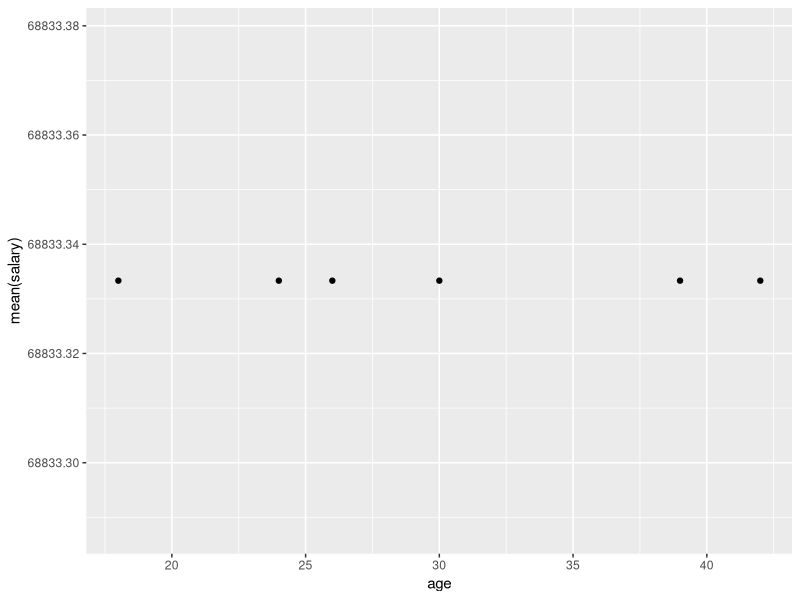

R code for this plot:

###############################################################################
######   Homework Assignment Week 8: Data transformation
######   Please make sure your name is in the filename before the .R extension
######   Write your code below each prompt below.
###############################################################################

##### STUDENT NAME: Jalen Mendoza

# Load the dplyr library
library(dplyr)
library(tidyverse)

# Run the code below to create a dataset with some sample data
dataset <- data.frame(
  name = c("Alice", "Bob", "Charlie", "David", "Emily", "Frank"),
  age = c(24, 30, 42, 18, 26, 39),
  gender = c("F", "M", "M", "M", "F", "F"),
  city = c("New York", "Los Angeles", "Chicago", "Miami", "San Francisco", "Boston"),
  salary = c(55000, 72000, 90000, 46000, 68000, 82000),
  hours_worked = c(40, 50, 60, 35, 45, 55)
)

# Using pipes first filter the dataset to only include individuals 
# who work more than 40 hours a week. Then mutate the data set to add 
# a new column called 'hourly_wage' that calculates the hourly
# wage of each individual. Then group the data set gender, and 
# use summarise() to find the average (mean) hourly wage of each
# group. Make sure you put all of this into a new data set and 
# call it whatever you like. 

dataset %>%
  filter(hours_worked > 40) %>%
  mutate(hourly_wage = salary / hours_worked) %>%
  group_by(gender) %>%
  summarise(avg_salary = mean(hourly_wage))


# Now, create a scatter plot with age on the x-axi and
# average hourly wage on the y-axis.

ggplot(data = dataset) + 
  geom_point(mapping = aes(x = age, y = mean(salary)))


